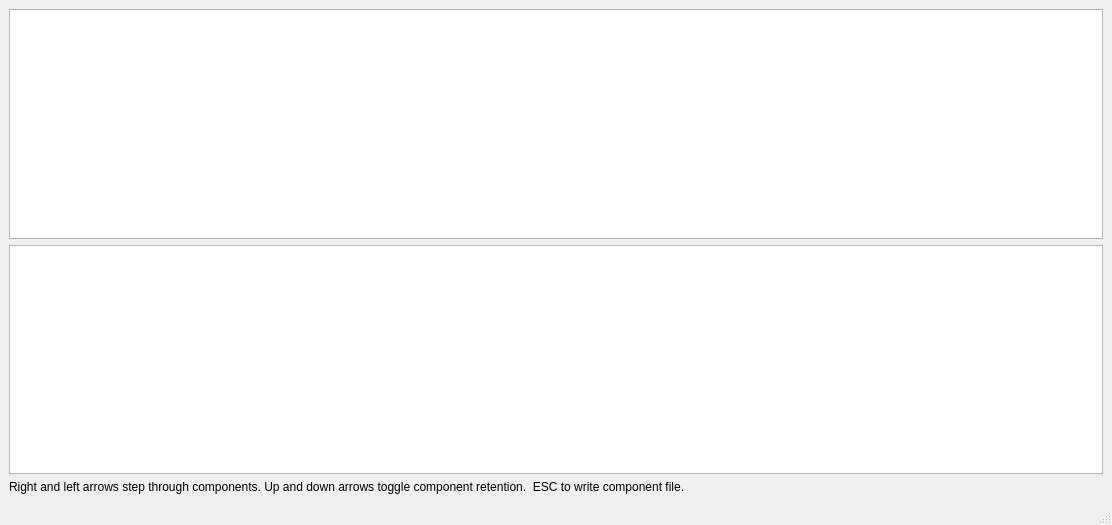
<?xml version="1.0" encoding="UTF-8"?>
<ui version="4.0">
 <class>MainWindow</class>
 <widget class="QMainWindow" name="MainWindow">
  <property name="geometry">
   <rect>
    <x>0</x>
    <y>0</y>
    <width>1112</width>
    <height>525</height>
   </rect>
  </property>
  <property name="windowTitle">
   <string>MainWindow</string>
  </property>
  <widget class="QWidget" name="centralwidget">
   <layout class="QGridLayout" name="gridLayout_2">
    <item row="0" column="0">
     <layout class="QGridLayout" name="gridLayout">
      <item row="0" column="0">
       <widget class="GraphicsLayoutWidget" name="timecourse_graphicsView">
        <property name="enabled">
         <bool>true</bool>
        </property>
        <property name="sizePolicy">
         <sizepolicy hsizetype="MinimumExpanding" vsizetype="MinimumExpanding">
          <horstretch>0</horstretch>
          <verstretch>0</verstretch>
         </sizepolicy>
        </property>
        <property name="minimumSize">
         <size>
          <width>610</width>
          <height>100</height>
         </size>
        </property>
        <property name="maximumSize">
         <size>
          <width>3000</width>
          <height>1000</height>
         </size>
        </property>
        <property name="sizeIncrement">
         <size>
          <width>1</width>
          <height>1</height>
         </size>
        </property>
       </widget>
      </item>
      <item row="1" column="0">
       <widget class="GraphicsLayoutWidget" name="spectrum_graphicsView">
        <property name="enabled">
         <bool>true</bool>
        </property>
        <property name="sizePolicy">
         <sizepolicy hsizetype="MinimumExpanding" vsizetype="MinimumExpanding">
          <horstretch>0</horstretch>
          <verstretch>0</verstretch>
         </sizepolicy>
        </property>
        <property name="minimumSize">
         <size>
          <width>610</width>
          <height>100</height>
         </size>
        </property>
        <property name="maximumSize">
         <size>
          <width>3000</width>
          <height>1000</height>
         </size>
        </property>
        <property name="sizeIncrement">
         <size>
          <width>1</width>
          <height>1</height>
         </size>
        </property>
       </widget>
      </item>
     </layout>
    </item>
    <item row="1" column="0">
     <widget class="QLabel" name="label">
      <property name="text">
       <string>Right and left arrows step through components. Up and down arrows toggle component retention.  ESC to write component file.</string>
      </property>
     </widget>
    </item>
   </layout>
  </widget>
  <widget class="QMenuBar" name="menubar">
   <property name="geometry">
    <rect>
     <x>0</x>
     <y>0</y>
     <width>1112</width>
     <height>24</height>
    </rect>
   </property>
  </widget>
  <widget class="QStatusBar" name="statusbar"/>
 </widget>
 <customwidgets>
  <customwidget>
   <class>GraphicsLayoutWidget</class>
   <extends>QGraphicsView</extends>
   <header>pyqtgraph</header>
  </customwidget>
 </customwidgets>
 <resources/>
 <connections/>
</ui>
